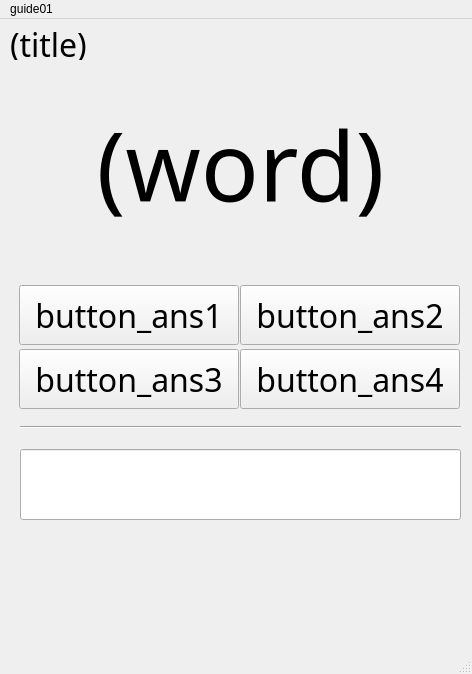
<?xml version="1.0" encoding="UTF-8"?>
<ui version="4.0">
 <class>MainWindow</class>
 <widget class="QMainWindow" name="MainWindow">
  <property name="enabled">
   <bool>true</bool>
  </property>
  <property name="geometry">
   <rect>
    <x>0</x>
    <y>0</y>
    <width>472</width>
    <height>674</height>
   </rect>
  </property>
  <property name="minimumSize">
   <size>
    <width>472</width>
    <height>674</height>
   </size>
  </property>
  <property name="maximumSize">
   <size>
    <width>472</width>
    <height>674</height>
   </size>
  </property>
  <property name="font">
   <font>
    <weight>50</weight>
    <bold>false</bold>
   </font>
  </property>
  <property name="mouseTracking">
   <bool>true</bool>
  </property>
  <property name="windowTitle">
   <string>MainWindow</string>
  </property>
  <widget class="QWidget" name="centralwidget">
   <widget class="QPushButton" name="button_ans1">
    <property name="geometry">
     <rect>
      <x>19</x>
      <y>266</y>
      <width>220</width>
      <height>60</height>
     </rect>
    </property>
    <property name="font">
     <font>
      <family>微軟正黑體</family>
      <pointsize>24</pointsize>
     </font>
    </property>
    <property name="text">
     <string>button_ans1</string>
    </property>
    <property name="iconSize">
     <size>
      <width>24</width>
      <height>24</height>
     </size>
    </property>
   </widget>
   <widget class="QPushButton" name="button_ans2">
    <property name="geometry">
     <rect>
      <x>240</x>
      <y>266</y>
      <width>220</width>
      <height>60</height>
     </rect>
    </property>
    <property name="font">
     <font>
      <family>微軟正黑體</family>
      <pointsize>24</pointsize>
     </font>
    </property>
    <property name="text">
     <string>button_ans2</string>
    </property>
    <property name="iconSize">
     <size>
      <width>24</width>
      <height>16</height>
     </size>
    </property>
   </widget>
   <widget class="QPushButton" name="button_ans3">
    <property name="geometry">
     <rect>
      <x>19</x>
      <y>330</y>
      <width>220</width>
      <height>60</height>
     </rect>
    </property>
    <property name="font">
     <font>
      <family>微軟正黑體</family>
      <pointsize>24</pointsize>
     </font>
    </property>
    <property name="text">
     <string>button_ans3</string>
    </property>
    <property name="iconSize">
     <size>
      <width>24</width>
      <height>16</height>
     </size>
    </property>
   </widget>
   <widget class="QPushButton" name="button_ans4">
    <property name="geometry">
     <rect>
      <x>240</x>
      <y>330</y>
      <width>220</width>
      <height>60</height>
     </rect>
    </property>
    <property name="font">
     <font>
      <family>微軟正黑體</family>
      <pointsize>24</pointsize>
     </font>
    </property>
    <property name="text">
     <string>button_ans4</string>
    </property>
    <property name="iconSize">
     <size>
      <width>24</width>
      <height>16</height>
     </size>
    </property>
   </widget>
   <widget class="QLabel" name="label_title">
    <property name="enabled">
     <bool>true</bool>
    </property>
    <property name="geometry">
     <rect>
      <x>10</x>
      <y>10</y>
      <width>191</width>
      <height>31</height>
     </rect>
    </property>
    <property name="font">
     <font>
      <family>微軟正黑體</family>
      <pointsize>24</pointsize>
     </font>
    </property>
    <property name="text">
     <string>(title)</string>
    </property>
   </widget>
   <widget class="QLabel" name="label_question">
    <property name="geometry">
     <rect>
      <x>20</x>
      <y>70</y>
      <width>441</width>
      <height>151</height>
     </rect>
    </property>
    <property name="font">
     <font>
      <family>微軟正黑體</family>
      <pointsize>72</pointsize>
      <strikeout>false</strikeout>
      <kerning>true</kerning>
     </font>
    </property>
    <property name="mouseTracking">
     <bool>true</bool>
    </property>
    <property name="frameShape">
     <enum>QFrame::NoFrame</enum>
    </property>
    <property name="frameShadow">
     <enum>QFrame::Plain</enum>
    </property>
    <property name="midLineWidth">
     <number>0</number>
    </property>
    <property name="text">
     <string>(word)</string>
    </property>
    <property name="alignment">
     <set>Qt::AlignCenter</set>
    </property>
   </widget>
   <widget class="Line" name="line">
    <property name="geometry">
     <rect>
      <x>20</x>
      <y>400</y>
      <width>441</width>
      <height>16</height>
     </rect>
    </property>
    <property name="orientation">
     <enum>Qt::Horizontal</enum>
    </property>
   </widget>
   <widget class="QLineEdit" name="lineEdit">
    <property name="geometry">
     <rect>
      <x>20</x>
      <y>430</y>
      <width>441</width>
      <height>71</height>
     </rect>
    </property>
    <property name="font">
     <font>
      <family>微軟正黑體</family>
      <pointsize>24</pointsize>
     </font>
    </property>
    <property name="alignment">
     <set>Qt::AlignCenter</set>
    </property>
   </widget>
  </widget>
  <widget class="QMenuBar" name="menubar">
   <property name="geometry">
    <rect>
     <x>0</x>
     <y>0</y>
     <width>472</width>
     <height>21</height>
    </rect>
   </property>
   <widget class="QMenu" name="menuguide01">
    <property name="title">
     <string>guide01</string>
    </property>
    <addaction name="action01"/>
    <addaction name="action02"/>
    <addaction name="action03"/>
   </widget>
   <addaction name="menuguide01"/>
  </widget>
  <widget class="QStatusBar" name="statusbar"/>
  <action name="action01">
   <property name="text">
    <string>01</string>
   </property>
  </action>
  <action name="action02">
   <property name="text">
    <string>02</string>
   </property>
  </action>
  <action name="action03">
   <property name="text">
    <string>03</string>
   </property>
  </action>
 </widget>
 <resources/>
 <connections/>
</ui>
